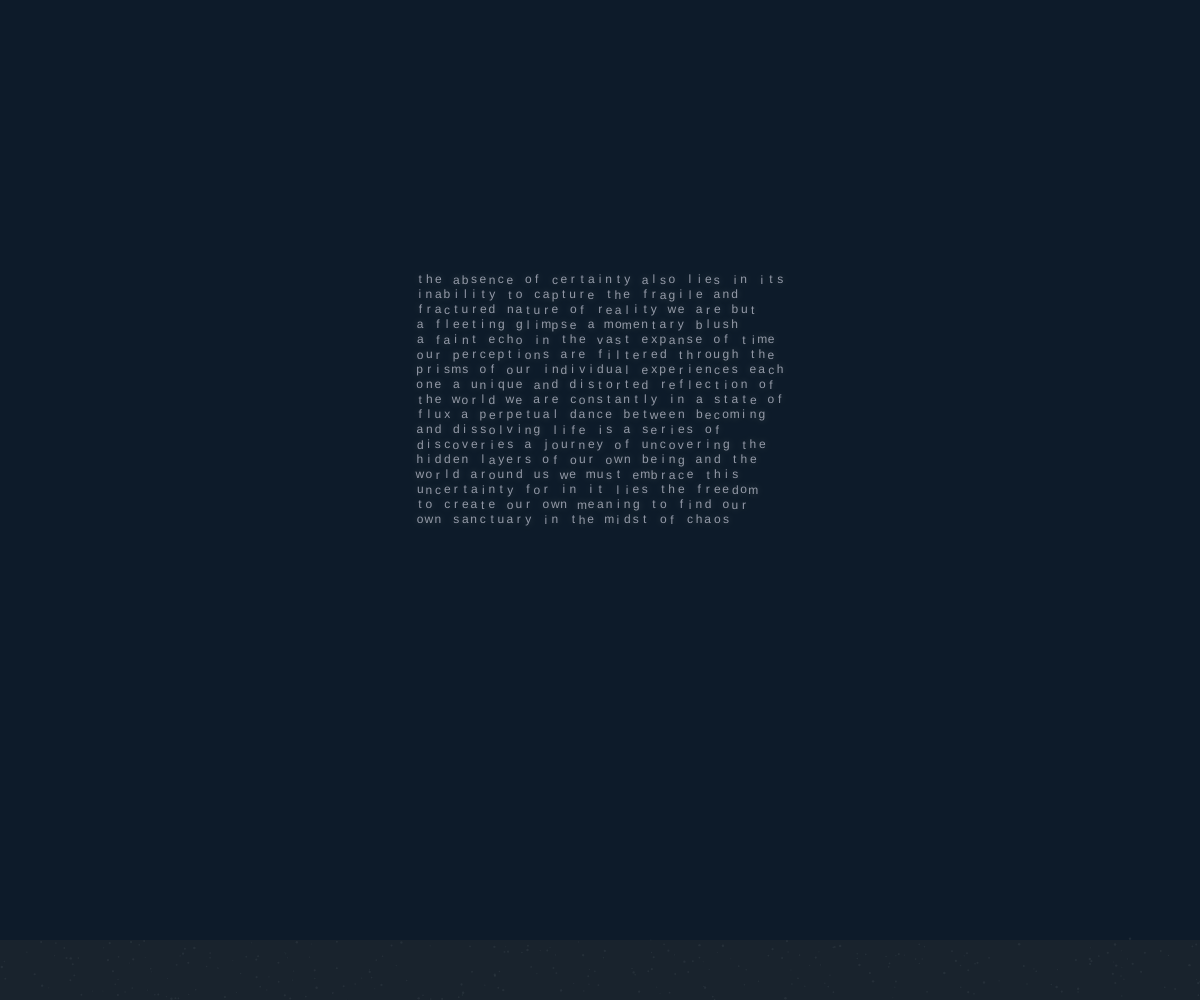
Frame 1 (no input)
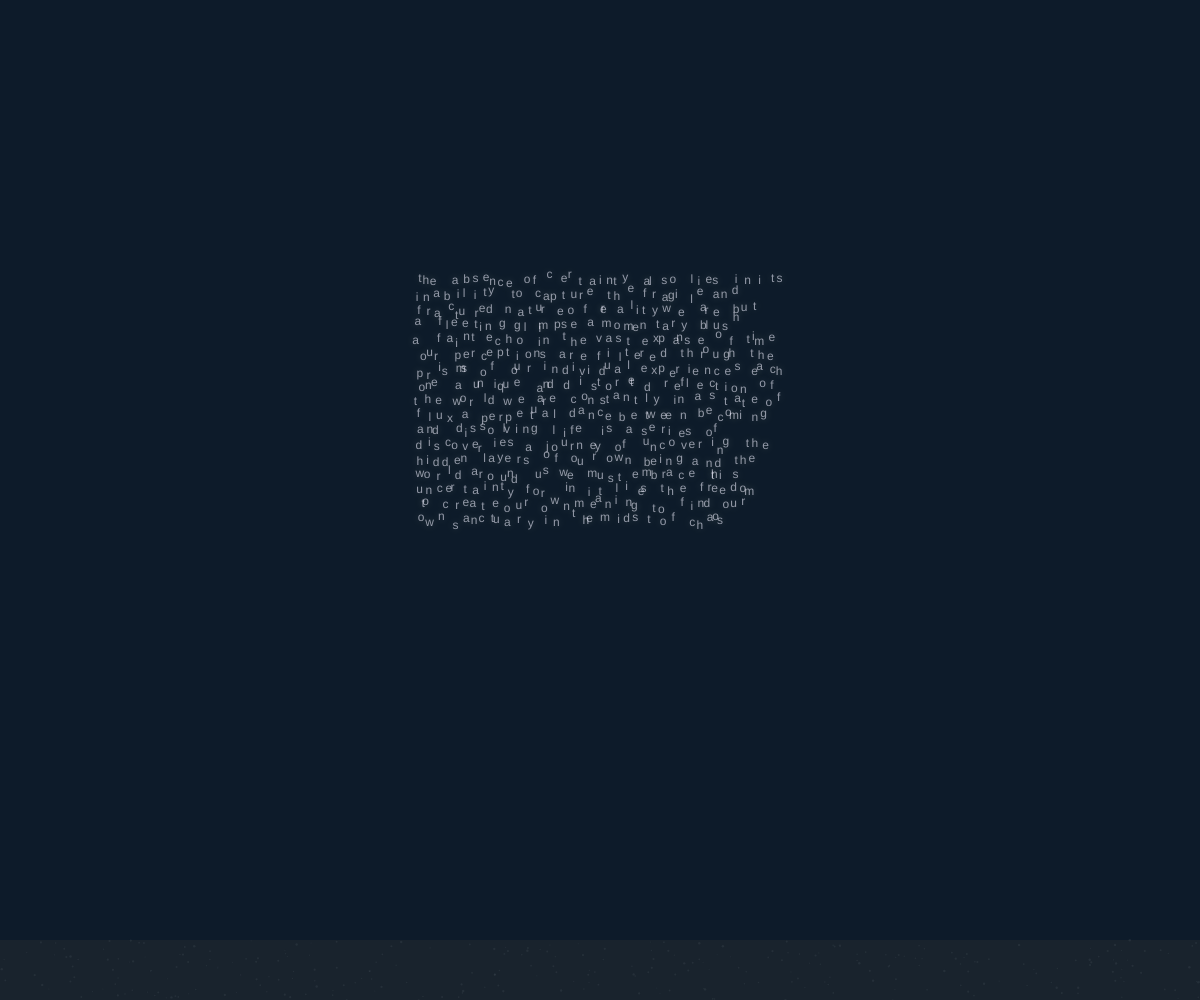
Frame 60 (no input)
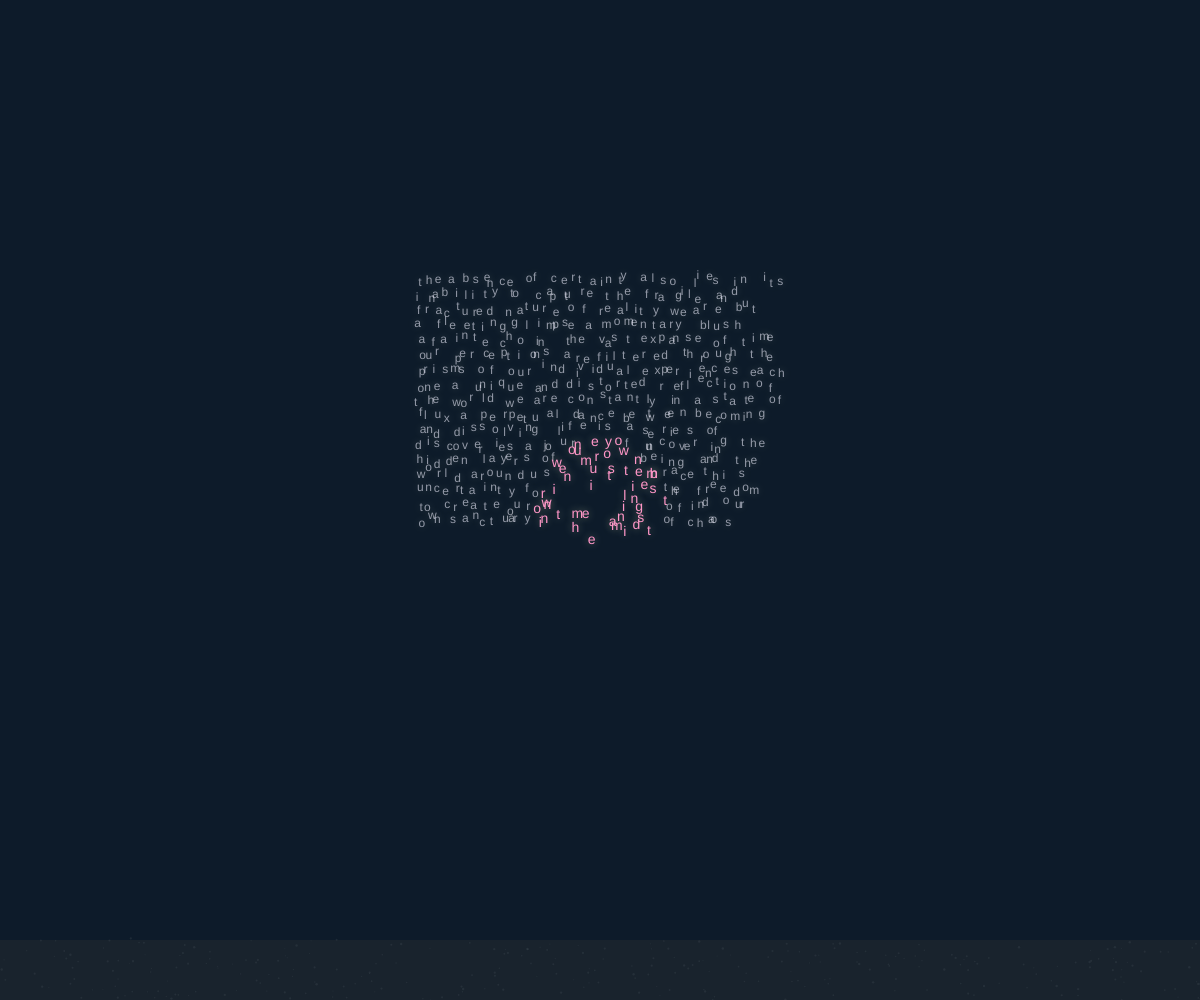
Frame 120 (the mouse pressed at the canvas centre since frame 60)

The p5.js sketch that drew these frames (run headless with seeded random() and noise() and a simulated clock; from frame 60 on, the mouse is pressed at the canvas centre):

// p5.js sketch
// ── sketch.js
// =================================================================
// --- 1. 全局配置与常量 ---
// =================================================================
const CONFIG = {
    TEXT_SIZE: 12, TEXT_LINE_SPACING: 15, TEXT_CHAR_SPACING: 9,
    JITTER_STRENGTH: 0.3, ACTIVATED_JITTER_STRENGTH: 0.8,
    ACTIVATION_RADIUS: 60, HOVER_RADIUS: 80, HOVER_REPEL_FORCE: 1.5,
    VORTEX_FORCE_MULTIPLIER: 0.005,
    GRAVITY: 0.1, FLOWER_CLUSTER_LIFESPAN: 500, FLOWER_GROWTH_SPEED: 0.3,
    GROWTH_RATE: 0.2, GROUND_Y_OFFSET: 60,
    WIND_BLAST_FORCE: null,
};

const STATE = { IDLE: 0, ACTIVATED: 1, FALLING: 2, SEED: 3, SPROUT: 4, WHEAT: 5, REORGANIZING: 6 };

const TEXT_LINES = [
    "the absence of certainty also lies in its", "inability to capture the fragile and",
    "fractured nature of reality we are but", "a fleeting glimpse a momentary blush",
    "a faint echo in the vast expanse of time", "our perceptions are filtered through the",
    "prisms of our individual experiences each", "one a unique and distorted reflection of",
    "the world we are constantly in a state of", "flux a perpetual dance between becoming",
    "and dissolving life is a series of", "discoveries a journey of uncovering the",
    "hidden layers of our own being and the", "world around us we must embrace this",
    "uncertainty for in it lies the freedom",
    "to create our own meaning to find our", "own sanctuary in the midst of chaos"
];

let particles = [], flowerClusters = [], rain = [], harvestSparks = [], ripples = [];
let ground, textBounds, gravity;
let isRaining = false;
let isNight = false;
let dayColors, nightColors, currentColors;
let vortexForce = 0;

// =================================================================
// --- 2. p5.js 主流程 ---
// =================================================================
function setup() {
    createCanvas(windowWidth, windowHeight);
    
    dayColors = { bg: color('#FDF4E3'), text: color(100, 100, 120, 200), activeText: color(255, 105, 180, 220), ground: color(223, 212, 192), groundParticles: color(180, 165, 145, 90), rain: color(138, 180, 220, 150), plantGreen: color(100, 200, 100), plantYellow: color(218, 165, 32), ripple: color(138, 180, 220, 150) };
    nightColors = { bg: color('#0d1b2a'), text: color(240, 240, 255, 150), activeText: color(255, 150, 200, 255), ground: color(25, 35, 45), groundParticles: color(60, 70, 80, 90), rain: color(180, 210, 250, 150), plantGreen: color(120, 220, 120), plantYellow: color(255, 200, 80), ripple: color(220, 240, 255, 150) };
    let currentHour = hour();
    isNight = (currentHour >= 18 || currentHour < 6);
    currentColors = isNight ? nightColors : dayColors;

    gravity = createVector(0, CONFIG.GRAVITY);
    CONFIG.WIND_BLAST_FORCE = createVector(0.8, 0);

    ground = new Ground(height - CONFIG.GROUND_Y_OFFSET, CONFIG.GROUND_Y_OFFSET);
    initializeText();
}

function draw() {
    background(currentColors.bg);
    ground.display(isRaining);
    isRaining = rain.length > 0;
    
    rain.forEach(r => { r.update(); r.display(); });
    ripples.forEach(r => { r.update(); r.display(); });
    particles.forEach(p => { p.update(isRaining); p.display(); });
    flowerClusters.forEach(fc => { fc.update(); fc.display(); });
    harvestSparks.forEach(hs => { hs.update(); hs.display(); });
    
    let sparkCountBefore = harvestSparks.length;
    rain = rain.filter(r => !r.isOffscreen());
    ripples = ripples.filter(r => !r.isDead());
    harvestSparks = harvestSparks.filter(hs => !hs.isDead());
    let sparkCountAfter = harvestSparks.length;

    if (sparkCountBefore > 0 && sparkCountAfter === 0) {
        triggerReorganization();
    }
    
    flowerClusters = flowerClusters.filter(fc => {
        if (fc.isDead()) { fc.respawnParticles(); return false; }
        return true;
    });

    vortexForce *= 0.95;
}

// =================================================================
// --- 3. 交互与逻辑 ---
// =================================================================
function mousePressed() {
    for (let i = particles.length - 1; i >= 0; i--) {
        let p = particles[i];
        if (p.state === STATE.WHEAT && p.growth >= 100) {
            if (dist(mouseX, mouseY, p.pos.x, p.pos.y) < 20) {
                for (let j = 0; j < 20; j++) harvestSparks.push(new HarvestSpark(p.pos.x, p.pos.y));
                particles.splice(i, 1);
                return;
            }
        }
    }

    if (mouseX > textBounds.x && mouseX < textBounds.x + textBounds.w && mouseY > textBounds.y && mouseY < textBounds.y + textBounds.h) {
        let particlesInRadius = [], allAreActivated = true;
        particles.forEach(p => {
            if (p.state === STATE.IDLE || p.state === STATE.ACTIVATED) {
                if (dist(mouseX, mouseY, p.pos.x, p.pos.y) < CONFIG.ACTIVATION_RADIUS) {
                    particlesInRadius.push(p);
                    if (p.state === STATE.IDLE) allAreActivated = false;
                }
            }
        });
        if (allAreActivated && particlesInRadius.length > 0) {
            let fallingParticlesInfo = particlesInRadius.map(p => ({ char: p.char, origin: p.origin }));
            if (fallingParticlesInfo.length > 0) flowerClusters.push(new FlowerCluster(fallingParticlesInfo));
            particlesInRadius.forEach(p => p.fall());
        } else {
            particlesInRadius.forEach(p => p.activate());
        }
    }
}

function mouseDragged() {
    if (mouseX < textBounds.x || mouseX > textBounds.x + textBounds.w || mouseY < textBounds.y || mouseY > textBounds.y + textBounds.h) {
        if (frameCount % 3 === 0) rain.push(new RainDrop(mouseX));
    }
}

function mouseWheel(event) {
    vortexForce += event.delta * CONFIG.VORTEX_FORCE_MULTIPLIER;
    vortexForce = constrain(vortexForce, -0.2, 0.2);
    return false;
}

function keyPressed() {
    if (key === ' ') {
        particles.forEach(p => { if (p.state === STATE.WHEAT || p.state === STATE.SPROUT) p.applyForce(CONFIG.WIND_BLAST_FORCE); });
    }
}

function triggerReorganization() {
    let availableParticles = particles.filter(p => p.state === STATE.IDLE || p.state === STATE.ACTIVATED);
    let availableOrigins = availableParticles.map(p => p.origin);
    shuffle(availableOrigins, true);
    
    for(let i = 0; i < availableParticles.length; i++){
        availableParticles[i].reorganize(availableOrigins[i]);
    }
}

// =================================================================
// --- 4. 对象类 ---
// =================================================================

class Ground {
    constructor(y, height, particleDensity = 0.4) {
        this.y = y; this.height = height; this.particles = [];
        let particleCount = width * height * particleDensity / 100;
        for (let i = 0; i < particleCount; i++) { this.particles.push({ x: random(width), y: this.y + random(this.height), phase: random(TWO_PI), size: random(1, 2.5) }); }
    }
    display(isRaining) {
        noStroke(); fill(currentColors.ground); rect(0, this.y, width, height - this.y);
        fill(currentColors.groundParticles);
        this.particles.forEach(p => {
            let wave = sin(frameCount * 0.02 + p.phase + p.x * 0.01) * 2;
            let drift = (noise(p.y * 0.05, frameCount * 0.01) - 0.5) * 0.5;
            ellipse(p.x + drift, p.y + wave, p.size, p.size);
        });
        if (isRaining) {
            noStroke(); fill(180, 170, 150, 50);
            for (let i = 0; i < 10; i++) {
                let x = noise(i * 10, frameCount * 0.005) * width;
                let y = this.y + noise(i * 20, frameCount * 0.005) * 10;
                let w = 50 + noise(i * 30, frameCount * 0.005) * 150;
                let h = 5 + noise(i * 40, frameCount * 0.005) * 10;
                ellipse(x, y, w, h);
            }
        }
    }
}

class Particle {
    constructor(char, x, y) {
        this.origin = createVector(x, y); this.pos = createVector(x, y);
        this.vel = createVector(); this.acc = createVector();
        this.char = char; this.state = STATE.IDLE;
        this.growth = 0; this.sway = random(TWO_PI);
        this.reorgTarget = null;
    }
    
    applyForce(force) { this.acc.add(force); }
    activate() { if (this.state === STATE.IDLE) this.state = STATE.ACTIVATED; }
    fall() { if (this.state === STATE.ACTIVATED) this.state = STATE.FALLING; }
    reorganize(newOrigin) { this.state = STATE.REORGANIZING; this.reorgTarget = newOrigin; }
    
    update(isRaining) {
        if (this.state === STATE.REORGANIZING) {
            this.pos.lerp(this.reorgTarget, 0.05);
            if (p5.Vector.dist(this.pos, this.reorgTarget) < 0.1) {
                this.pos.set(this.reorgTarget);
                this.origin.set(this.reorgTarget);
                this.state = STATE.IDLE;
                this.reorgTarget = null;
            }
        } else if (this.state === STATE.IDLE || this.state === STATE.ACTIVATED) {
            let d = dist(mouseX, mouseY, this.pos.x, this.pos.y);
            if (d < CONFIG.HOVER_RADIUS) {
                let repelForce = p5.Vector.sub(this.pos, createVector(mouseX, mouseY));
                repelForce.setMag(map(d, 0, CONFIG.HOVER_RADIUS, CONFIG.HOVER_REPEL_FORCE, 0));
                this.applyForce(repelForce);
            }
            if (abs(vortexForce) > 0.001) {
                let vortexVec = p5.Vector.sub(this.pos, createVector(mouseX, mouseY));
                if (vortexVec.mag() < CONFIG.HOVER_RADIUS * 1.5) {
                    vortexVec.rotate(HALF_PI);
                    vortexVec.setMag(vortexForce);
                    this.applyForce(vortexVec);
                }
            }
            let jitterForce = (this.state === STATE.IDLE) ? p5.Vector.random2D().mult(CONFIG.JITTER_STRENGTH) : p5.Vector.random2D().mult(CONFIG.ACTIVATED_JITTER_STRENGTH);
            this.applyForce(jitterForce);
            let returnForce = p5.Vector.sub(this.origin, this.pos);
            this.applyForce(returnForce.mult(0.1));
        } else if (this.state === STATE.FALLING) {
            this.applyForce(gravity);
        } else if (this.state >= STATE.SEED) {
            if (this.state === STATE.SEED && isRaining) this.state = STATE.SPROUT;
            if ((this.state === STATE.SPROUT || this.state === STATE.WHEAT) && isRaining && this.growth < 100) {
                this.growth += CONFIG.GROWTH_RATE;
                if (this.growth > 30) this.state = STATE.WHEAT;
            }
        }
        
        if (this.state === STATE.FALLING && this.pos.y >= ground.y) {
            this.pos.y = ground.y; this.state = STATE.SEED; this.vel.mult(0);
        }

        this.vel.add(this.acc); this.vel.limit(5); this.pos.add(this.vel);
        this.acc.mult(0); this.vel.mult(0.95);
    }
    
    display() {
        push(); translate(this.pos.x, this.pos.y); textAlign(CENTER, CENTER); noStroke();
        if (isNight) { drawingContext.shadowBlur = 8; drawingContext.shadowColor = color(255, 255, 200, 100); }
        switch (this.state) {
            case STATE.IDLE: fill(currentColors.text); textSize(CONFIG.TEXT_SIZE); text(this.char, 0, 0); break;
            case STATE.ACTIVATED: case STATE.FALLING: fill(currentColors.activeText); textSize(CONFIG.TEXT_SIZE + 2); text(this.char, 0, 0); break;
            case STATE.SEED: fill(80, 50, 20); ellipse(0, 0, 5, 3); break;
            case STATE.SPROUT: case STATE.WHEAT: this.drawWheat(); break;
            case STATE.REORGANIZING: fill(currentColors.text); textSize(CONFIG.TEXT_SIZE); text(this.char, 0, 0); break;
        }
        drawingContext.shadowBlur = 0;
        pop();
    }
    
    drawWheat() {
        let swayAngle = sin(frameCount * 0.05 + this.sway) * 0.1; rotate(swayAngle); noStroke();
        let growthRatio = constrain(map(this.growth, 0, 80, 0, 1), 0, 1);
        let currentColor = lerpColor(currentColors.plantGreen, currentColors.plantYellow, growthRatio);
        let stalkHeight = this.growth * 0.8; fill(currentColor); rect(-1, -stalkHeight, 2, stalkHeight);
        if (this.state === STATE.WHEAT) {
            let headSize = map(this.growth, 30, 100, 2, 8); fill(currentColors.plantYellow);
            for (let i = 0; i < 5; i++) ellipse(0, -stalkHeight - i * 4, headSize, headSize * 0.8);
        } else {
            fill(currentColors.plantGreen); arc(0, -stalkHeight, 10, 10, -PI, 0);
        }
    }
}

class RainDrop {
    constructor(x = random(width)) { this.x = x; this.y = random(-100, 0); this.speed = random(4, 10); this.len = random(10, 20); }
    update() { this.y += this.speed; if (this.y >= ground.y) { ripples.push(new Ripple(this.x, this.y)); this.y = height + 100; } }
    display() { stroke(currentColors.rain); strokeWeight(1.5); line(this.x, this.y, this.x, this.y + this.len); }
    isOffscreen() { return this.y > height; }
}

class Ripple {
    constructor(x, y) { this.pos = createVector(x, y); this.radius = 0; this.maxRadius = random(20, 40); this.lifespan = 255; }
    update() { this.radius += 0.5; this.lifespan -= 5; }
    display() {
        let c = currentColors.ripple;
        stroke(c.levels[0], c.levels[1], c.levels[2], this.lifespan);
        strokeWeight(map(this.lifespan, 255, 0, 2, 0));
        noFill();
        ellipse(this.pos.x, this.pos.y, this.radius * 2);
    }
    isDead() { return this.lifespan < 0; }
}

class Flower {
    constructor(pos, maxSize, color, lifespan) {
        this.pos = pos; this.maxSize = maxSize; this.color = color;
        this.lifespan = lifespan; this.initialLifespan = lifespan; this.growth = 0;
    }
    update() { if (this.growth < this.maxSize) this.growth += CONFIG.FLOWER_GROWTH_SPEED; this.lifespan--; }
    display() {
        push(); translate(this.pos.x, this.pos.y);
        let alpha = map(this.lifespan, this.initialLifespan, 0, 255, 0, true);
        noStroke(); fill(this.color.levels[0], this.color.levels[1], this.color.levels[2], alpha);
        for (let i = 0; i < 5; i++) { rotate(TWO_PI / 5); ellipse(0, -this.growth / 4, this.growth / 3, this.growth / 1.5); }
        if (isNight) { drawingContext.shadowBlur = 12; drawingContext.shadowColor = color(255, 220, 120, 200); }
        fill(255, 255, 0, alpha); ellipse(0, 0, this.growth / 3, this.growth / 3);
        drawingContext.shadowBlur = 0;
        pop();
    }
    isDead() { return this.lifespan <= 0; }
}

class FlowerCluster {
    constructor(fallenParticlesInfo) {
        this.particlesToRespawn = fallenParticlesInfo; this.flowers = [];
        let center = createVector(0, 0);
        this.particlesToRespawn.forEach(p_info => center.add(p_info.origin));
        center.div(this.particlesToRespawn.length);
        let numFlowers = floor(random(2, 6));
        let baseColor = color(255, random(160, 200), random(170, 210));
        for (let i = 0; i < numFlowers; i++) {
            let offset = p5.Vector.random2D().mult(random(5, 25));
            let flowerPos = p5.Vector.add(center, offset);
            let maxSize = random(10, 25);
            let flowerColor = color(baseColor.levels[0], baseColor.levels[1] + random(-20, 20), baseColor.levels[2] + random(-20, 20));
            this.flowers.push(new Flower(flowerPos, maxSize, flowerColor, CONFIG.FLOWER_CLUSTER_LIFESPAN - random(0, 50)));
        }
    }
    update() { this.flowers.forEach(f => f.update()); }
    display() { this.flowers.forEach(f => f.display()); }
    isDead() { return this.flowers.every(f => f.isDead()); }
    respawnParticles() { this.particlesToRespawn.forEach(p_info => particles.push(new Particle(p_info.char, p_info.origin.x, p_info.origin.y))); }
}

class HarvestSpark {
    constructor(x, y) {
        this.pos = createVector(x, y);
        this.vel = p5.Vector.random2D().mult(random(0.5, 2.5));
        this.vel.y = -abs(this.vel.y) * 1.5;
        this.lifespan = 255;
    }
    update() { this.vel.mult(0.98); this.pos.add(this.vel); this.lifespan -= 4; }
    display() {
        noStroke();
        fill(currentColors.plantYellow.levels[0], currentColors.plantYellow.levels[1], currentColors.plantYellow.levels[2], this.lifespan);
        ellipse(this.pos.x, this.pos.y, 3, 3);
    }
    isDead() { return this.lifespan < 0; }
}

// =================================================================
// --- 5. 初始化与窗口响应 ---
// =================================================================
function initializeText() {
    particles = [];
    const cs = CONFIG.TEXT_CHAR_SPACING, ls = CONFIG.TEXT_LINE_SPACING;
    const textBlockWidth = (TEXT_LINES[0].length - 1) * cs;
    const textBlockHeight = (TEXT_LINES.length - 1) * ls;
    const startX = (width - textBlockWidth) / 2;
    const startY = (height - textBlockHeight) / 2 - 100;
    textBounds = { x: startX, y: startY, w: textBlockWidth, h: textBlockHeight };
    for (let y = 0; y < TEXT_LINES.length; y++) {
        for (let x = 0; x < TEXT_LINES[y].length; x++) {
            if (TEXT_LINES[y][x] !== ' ') {
                particles.push(new Particle(TEXT_LINES[y][x], startX + x * cs, startY + y * ls));
            }
        }
    }
}

function windowResized() {
    resizeCanvas(windowWidth, windowHeight);
    ground = new Ground(height - CONFIG.GROUND_Y_OFFSET, CONFIG.GROUND_Y_OFFSET);
    initializeText();
    rain = []; flowerClusters = []; harvestSparks = []; ripples = [];
}
